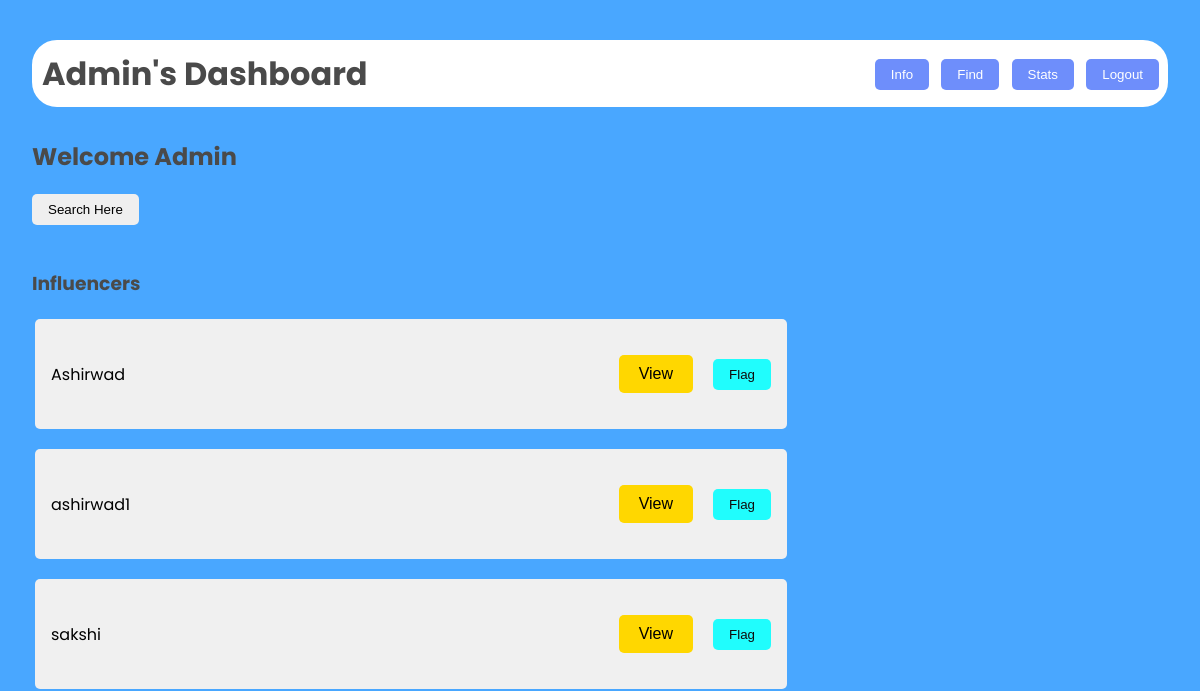
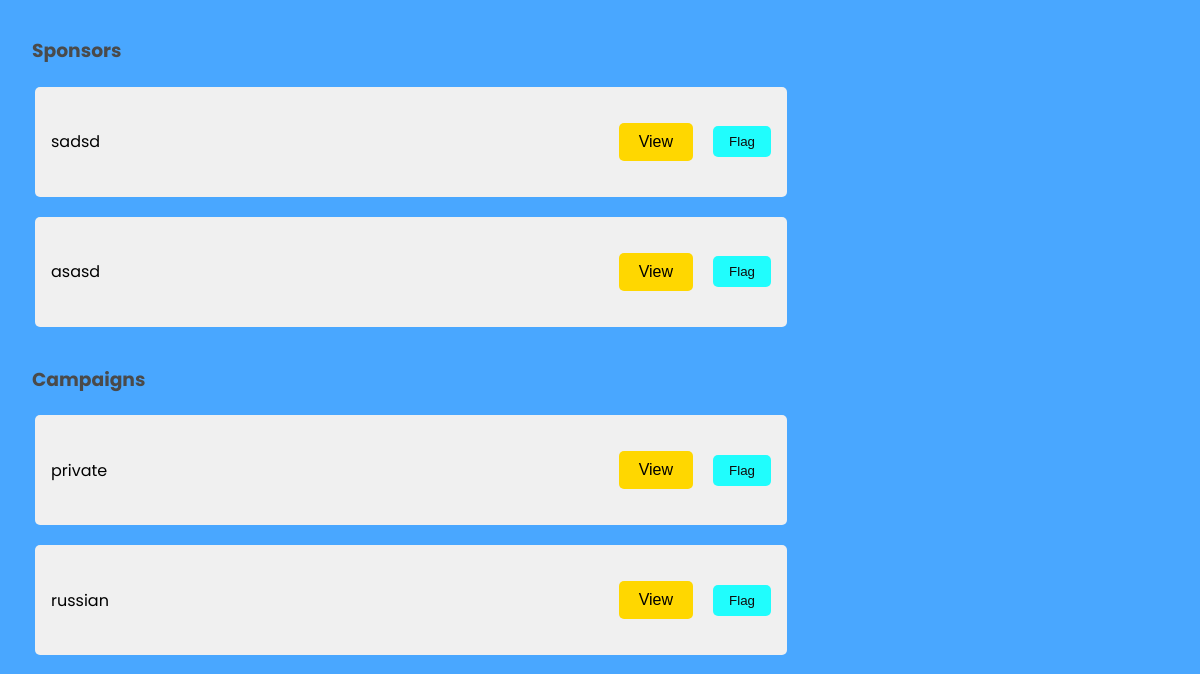
/adminfind (signed in), run on an earlier commit of the app's database (2 pictures, top to bottom).
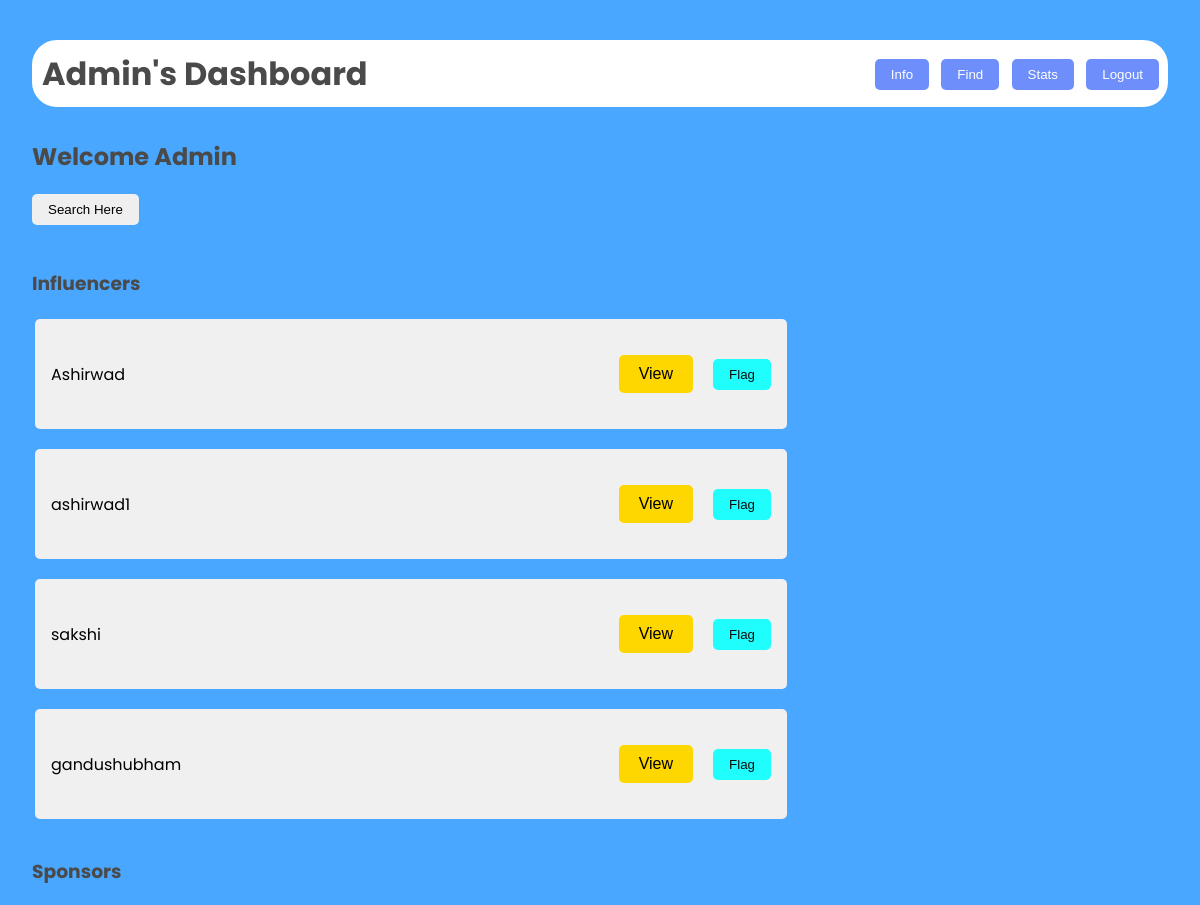
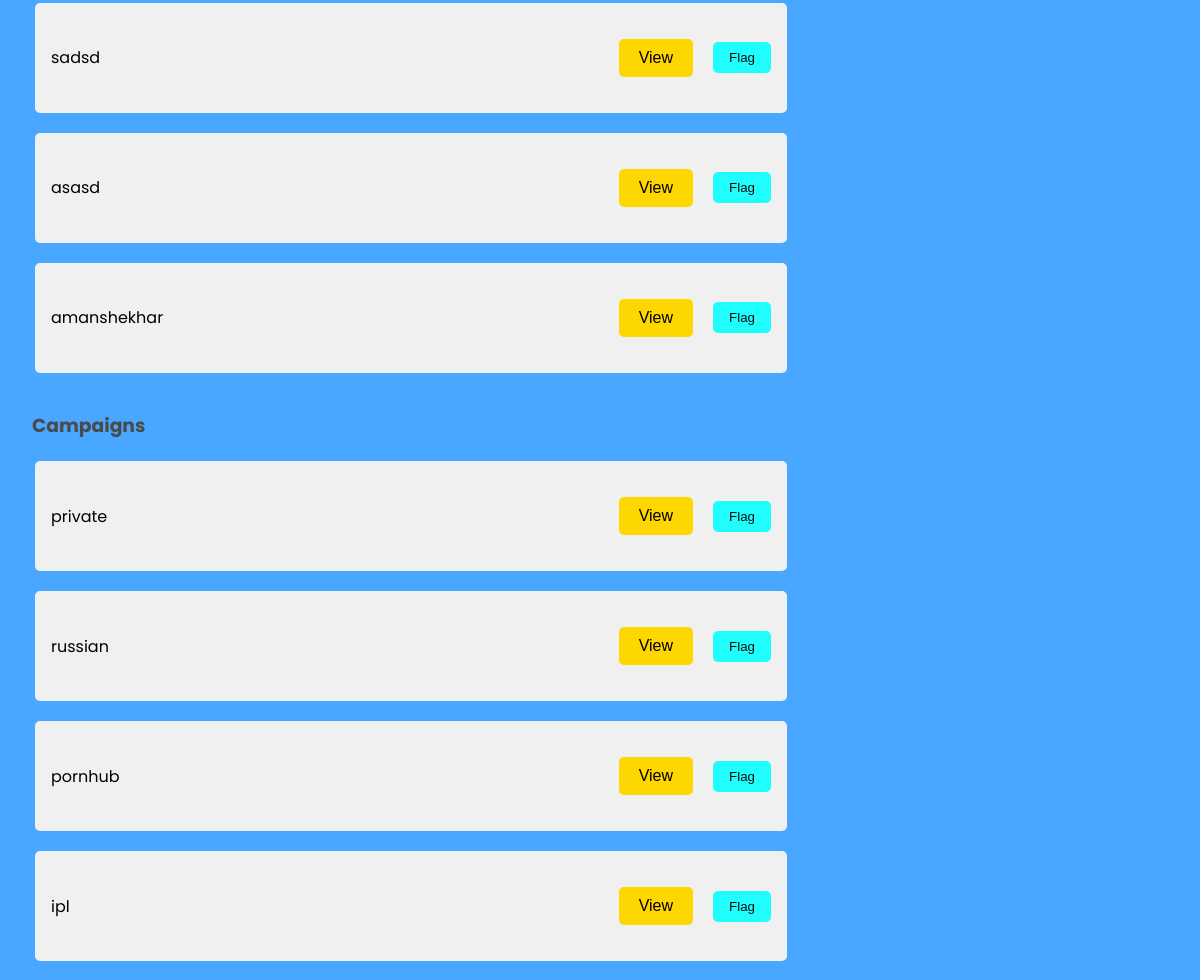
And on a later commit of the database (2 pictures, top to bottom).
### models.py (models this page shows)
class Influencer(db.Model):
    __tablename__ = 'influencer'
    inid=db.Column(db.Integer,primary_key=True)
    iname = db.Column(db.String, nullable=False)
    usename = db.Column(db.String, unique=True)
    email = db.Column(db.String, nullable=False)
    password = db.Column(db.String, nullable=False)
    platform = db.Column(db.String, nullable=False)
    number = db.Column(db.Integer, nullable=False)
    reach = db.Column(db.Integer, nullable=False)
    flag = db.Column(db.Integer, nullable=False, default=0)

class Sponsor(db.Model):
    __tablename__ = 'sponsor'
    sid=db.Column(db.Integer,primary_key=True)
    sname = db.Column(db.String, nullable=False)
    usename = db.Column(db.String, unique=True)
    email = db.Column(db.String, nullable=False)
    password = db.Column(db.String, nullable=False)
    industry = db.Column(db.String, nullable=False)
    number = db.Column(db.Integer, nullable=False)
    flag = db.Column(db.Integer, nullable=False, default=0)

class Campaign(db.Model):
    __tablename__ = 'campaign'
    campaignid = db.Column(db.Integer, primary_key=True, autoincrement=True)
    sname = db.Column(db.String, db.ForeignKey('sponsor.usename'), nullable=False)
    iname = db.Column(db.String, db.ForeignKey('influencer.usename'))
    cname = db.Column(db.String, nullable=False)
    budget = db.Column(db.Integer, nullable=False)
    desc = db.Column(db.String, nullable=False)
    startdate = db.Column(db.Integer, nullable=False)
    enddate = db.Column(db.Integer, nullable=False)
    public = db.Column(db.Integer, nullable=False)
    job = db.Column(db.String, nullable=False)
    flag = db.Column(db.Integer, nullable=False, default=0 )

### main.py (the view)
@app.route('/adminfind')
def adminfind():
    if 'username' in session:
        spon=Sponsor.query.all()
        influ=Influencer.query.all()
        camp=Campaign.query.all()
        return  render_template("admin_find.html",influ=influ,camp=camp,spon=spon)
    else:
        return redirect('/admin')#change to home later

### templates/admin_find.html (shortened to what this page needs)
<!DOCTYPE html>
<html lang="en">
<head>
    <link rel="stylesheet" href="/static/dash.css">
</head>
<body>
    <div class="dashboard">
        <header>
            <h1>Admin's Dashboard</h1>
            <nav>
                <a href="/adminhome"><button>Info</button></a>
                <a href="/adminfind"><button>Find</button></a>
                <a href="/adminstatistics"><button>Stats</button></a>
                <a href="/logout"><button>Logout</button></a>
            </nav>
        </header>
        <main>
            <h2>Welcome Admin</h2>
            <div class="searchbar">
                <a href="/search_admin"><button class="searchbar">Search Here</button></a>
            </div>
    <br>
            <div class="viewpoint">
                <h3>Influencers</h3>
                <table>
                {%for i in influ %}
                    <tr>
                        <td>
                                <div class="list">
                                    <span>{{i.iname}}</span>
                                    <div style="display: inline-flex;">
                                            <button class="viewopen" data-popup-id="popup-influ-{{ i.inid }}">View</button>
                            <form action="/flagfind" method="post">
                                            <button class="flag" type="submit" name="flagvalue" value="1,{{i.usename}}" >Flag</button>
                                    </div>
                                </div>
                        </td>
                    </tr>
                {%endfor%}
                </table>
                <h3>Sponsors</h3>
                <table>
                {%for s in spon %}
                    <tr>
                        <td>
                                <div class="list">
                                    <span>{{s.sname}}</span>
                                    <div style="display: inline-flex;">
                                        <button class="viewopen" data-popup-id="popup-spon-{{ s.sid }}">View</button>
                            <form action="/flagfind" method="post">
                                        <button class="flag" type="submit" name="flagvalue" value="1,{{s.usename}}" >Flag</button>
                                    </div>
                                </div>
                        </td>
                    </tr>
                {%endfor%}
                </table>
                <h3>Campaigns</h3>
                <table>
                {%for c in camp %}
                    <tr>
                        <td>
                                <div class="list">
                                    <span>{{c.cname}}</span>
                                    <div style="display: inline-flex;">
                                        <button class="viewopen" data-popup-id="popup-camp-{{ c.campaignid }}">View</button>
                            <form action="/flagfind" method="post">
                                        <button class="flag" type="submit" name="flagvalue" value="1,{{c.campaignid}}">Flag</button>
                                    </div>
                                </div>
                        </td>
                    </tr>
                {%endfor%}
                </table>
            </div>
        </main>
    </div>
</body>
</html>

### static/dash.css (style rules this page uses)
body { font-family: 'Poppins', sans-serif; margin: 0; padding: 0; background-color: #49a7ff; height: 100vh; display: flex; justify-content: center; align-items: center; }
.dashboard { width: 100%; height: 100vh; padding: 2rem; }
header { border: 5px solid rgb(255, 255, 255); border-radius: 25px; display: flex; justify-content: space-between; align-items: center; margin-bottom: 2rem; background-color: white; padding: 5px 4px 4px 5px; margin-top: 5vh; }
h1 { margin: 0; color: #4a4a4a; }
nav button { background-color: #6e8efb; color: white; border: none; padding: 0.5rem 1rem; margin-left: 0.5rem; border-radius: 5px; cursor: pointer; transition: all 0.3s ease; }
h2, h3 { color: #4a4a4a; }
.campaign, .flagged, .request ,.list { background-color: #f0f0f0; border-radius: 5px; padding: 1rem; margin-bottom: 1rem; display: flex; justify-content: space-between; align-items: center; transition: all 0.3s ease; width: 90vh; }
button { padding: 0.5rem 1rem; border: none; border-radius: 5px; cursor: pointer; transition: all 0.3s ease; }
.flag, .req { background-color: #07ffffe3; color: #0f0e0e; }
.campaign, .flagged, .request, .list { animation: fadeIn 0.5s ease-out forwards; }

### templates/admin_find.html (style rules this page uses)
.viewopen { margin: 20px; padding: 10px 20px; font-size: 16px; cursor: pointer; background-color: #ffd700; }
form { display: flex; justify-content: center; align-items: center; }

What changed in the data, as far as the page shows it:
added Influencer: iname "gandushubham"
added Sponsor: sname "amanshekhar"
added Campaign: cname "pornhub"
added Campaign: cname "ipl"
